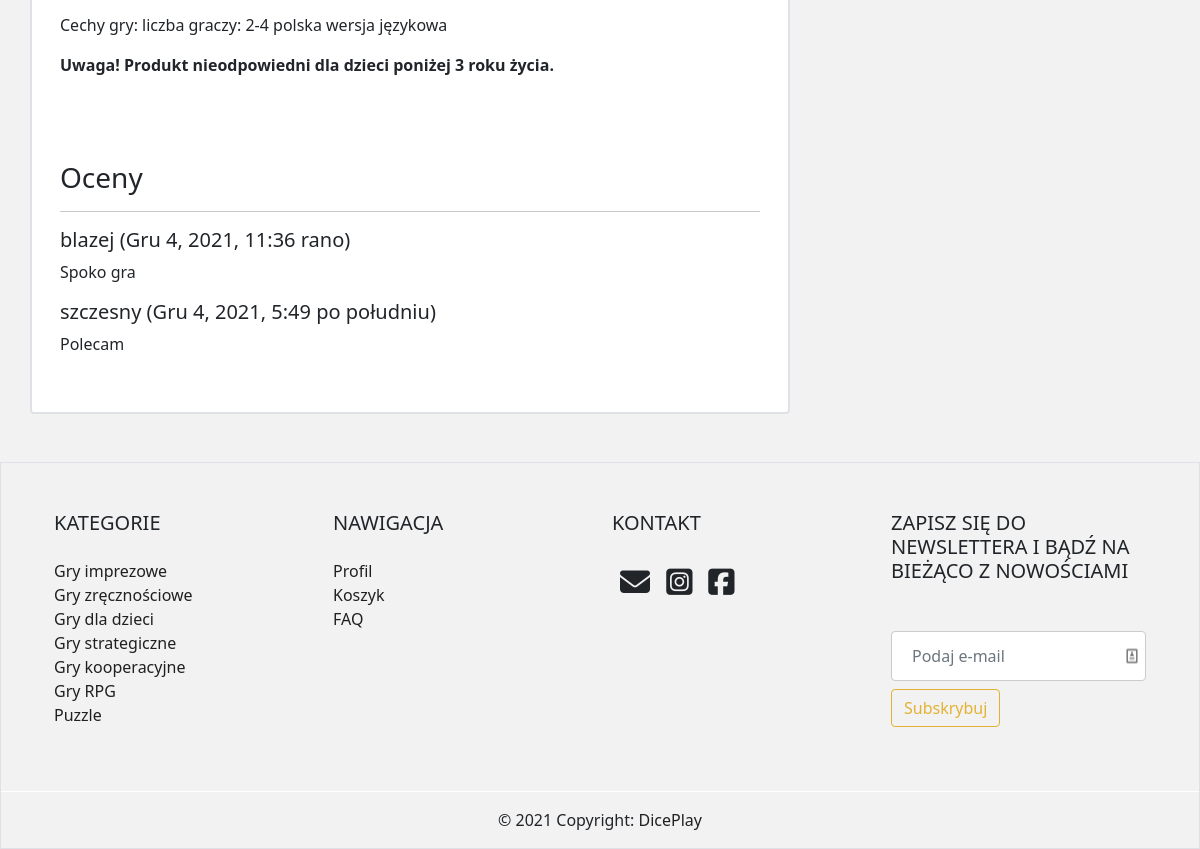
/produkt/2/ (lower part), run on an earlier commit of the app's database.
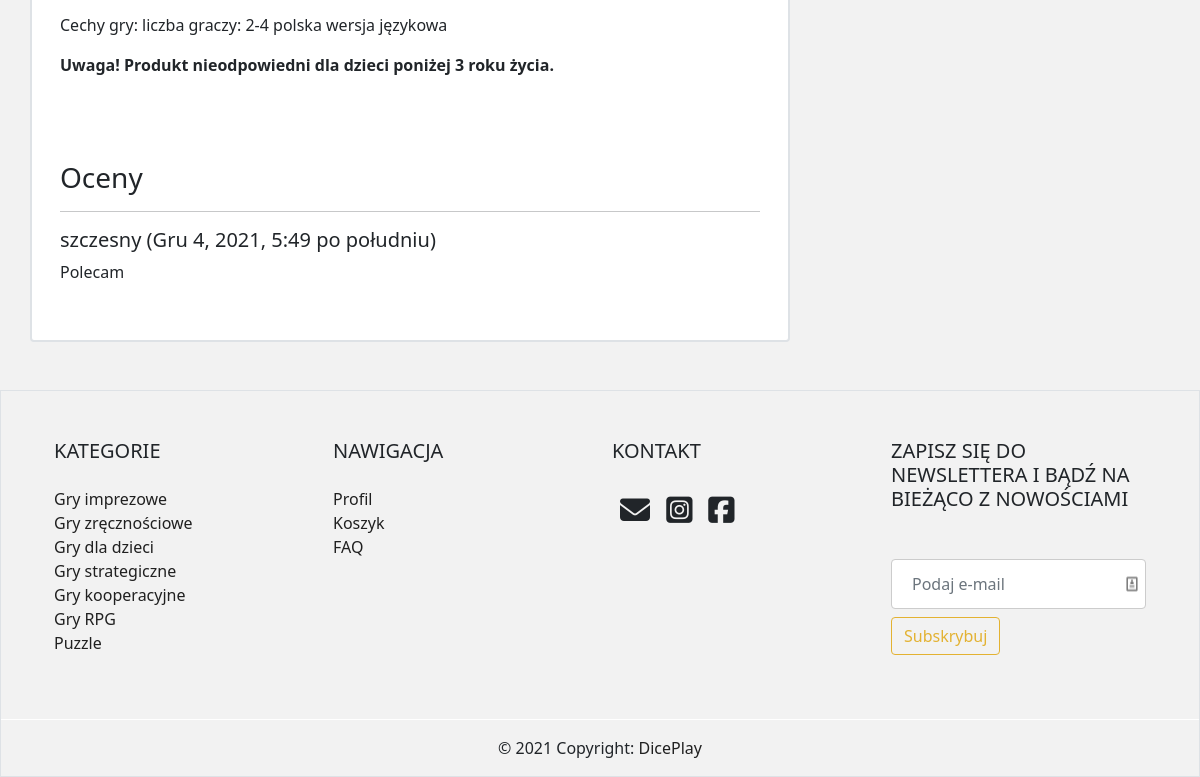
And on a later commit of the database.
### main/models.py (models this page shows, shortened)
class Rating(models.Model):
    user = models.ForeignKey(User, blank=False,  on_delete=models.CASCADE)
    product = models.ForeignKey(Product, on_delete=models.CASCADE)
    text = models.TextField(default="", blank=True)
    stars = models.PositiveSmallIntegerField(default=5)
    created_on = models.DateTimeField(auto_now_add=True)

### main/views.py (the view)
# urls.py: path('produkt/<int:id>/', show_product),
def show_product(request, id):
    show_product = get_object_or_404(Product, pk=id)
    rating = Rating.objects.all()
    amount = show_product.amount
    if amount == 0:
        text = False
    elif amount == 1:
        text = "Została ostatnia sztuka!"
    elif amount > 1:
        text = "Dostępne " + str(show_product.amount) + " szt."
    show_product.amount = text
    return render(request, 'produkt.html', {'show_product': show_product, "rating": rating})

### main/models.py (called while the page is built)
    def __str__(self):
          return self.category_name

### templates/produkt.html (shortened to what this page needs)
{% extends 'main.html' %}
{% block body %}
{% load static %}
<div class="container my-5">
    <div class="row">
        <div class="col-8 py-4 border border-2 rounded" style="background-color:#fff" >
            <div class="mx-3">
                <div class="py-1">
                    {{show_product.description | safe}}
                </div>
                <div class="py-3">
                    <h3 class="pt-5">Oceny</h3>
                    <hr/>
                    {% for rate in rating %}
                    {% if show_product.id == rate.product.id %}
                    <div class="">
                        <h5>{{rate.user.username}} ({{rate.created_on}})</h5>
                        <p>{{rate.text}}</p>
                    </div>
                    {% else %}
                    <p>Brak ocen, skomentuj jako pierwszy!</p>
                    {% endif %}
                    {% endfor %}
                </div>
            </div>
        </div>
    </div>
</div>
{% endblock %}

What changed in the data, as far as the page shows it:
removed Rating: user.username "blazej", created_on "Gru 4, 2021, 11:36 rano", text "Spoko gra"
